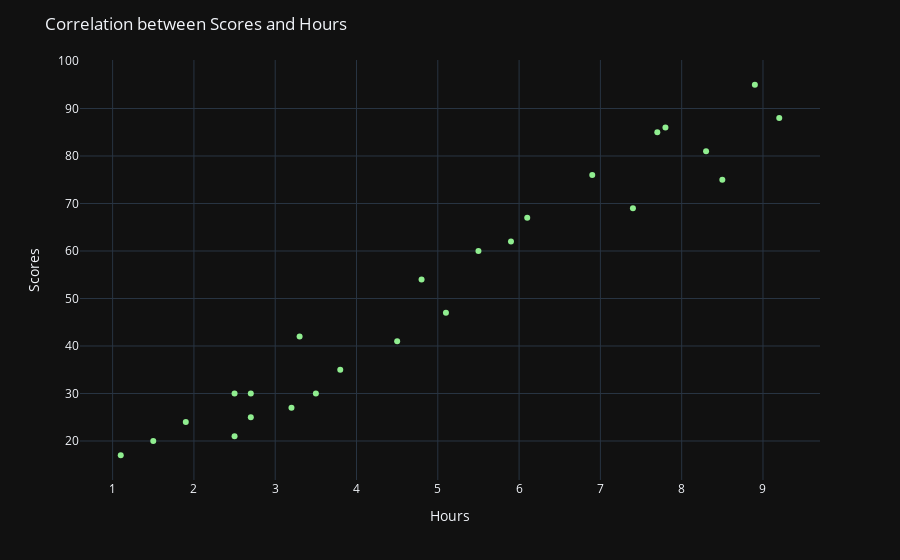

Notebook code cell kept with this figure:
### Code cell
fig = px.scatter(df, x='Hours', y='Scores', color_discrete_sequence=['lightgreen'])
fig.layout.title = 'Correlation between Scores and Hours'
fig.layout.template = 'plotly_dark'
fig.show()

### Figure 1 — Plotly figure (JSON) as saved in the notebook; plotly's stock layout.template omitted (floating-point values rounded to 4 significant figures)
{"data": [{"hovertemplate": "Hours=%{x}<br>Scores=%{y}<extra></extra>", "legendgroup": "", "marker": {"color": "lightgreen", "symbol": "circle"}, "mode": "markers", "name": "", "orientation": "v", "showlegend": false, "type": "scatter", "x": [2.5, 5.1, 3.2, 8.5, 3.5, 1.5, 9.2, 5.5, 8.3, 2.7, 7.7, 5.9, 4.5, 3.3, 1.1, 8.9, 2.5, 1.9, 6.1, 7.4, 2.7, 4.8, 3.8, 6.9, 7.8], "xaxis": "x", "y": [21, 47, 27, 75, 30, 20, 88, 60, 81, 25, 85, 62, 41, 42, 17, 95, 30, 24, 67, 69, 30, 54, 35, 76, 86], "yaxis": "y"}], "layout": {"legend": {"tracegroupgap": 0}, "margin": {"t": 60}, "title": {"text": "Correlation between Scores and Hours"}, "xaxis": {"anchor": "y", "domain": [0, 1], "title": {"text": "Hours"}}, "yaxis": {"anchor": "x", "domain": [0, 1], "title": {"text": "Scores"}}}}
